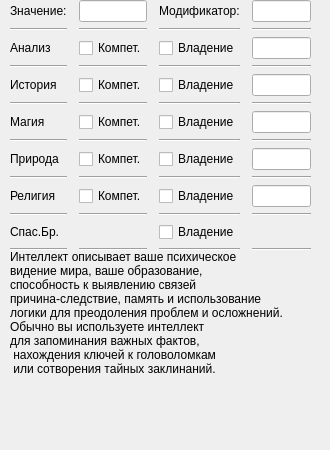
      <widget class="QWidget" name="characteristics_intellect">
       <attribute name="title">
        <string>Интеллект</string>
       </attribute>
       <widget class="QWidget" name="gridLayoutWidget_4">
        <property name="geometry">
         <rect>
          <x>0</x>
          <y>0</y>
          <width>311</width>
          <height>251</height>
         </rect>
        </property>
        <layout class="QGridLayout" name="gridLayout_4" columnstretch="0,0,0,0,0,0,0">
         <property name="leftMargin">
          <number>10</number>
         </property>
         <item row="4" column="6">
          <widget class="QLineEdit" name="history_field"/>
         </item>
         <item row="0" column="4">
          <widget class="QLabel" name="mod_intellect_labl">
           <property name="text">
            <string>Модификатор:</string>
           </property>
          </widget>
         </item>
         <item row="0" column="6">
          <widget class="QLineEdit" name="mod_intellect_field"/>
         </item>
         <item row="0" column="3">
          <widget class="Line" name="line_94">
           <property name="orientation">
            <enum>Qt::Horizontal</enum>
           </property>
          </widget>
         </item>
         <item row="2" column="4">
          <widget class="QCheckBox" name="analiz_checkboxhaving">
           <property name="text">
            <string>Владение</string>
           </property>
          </widget>
         </item>
         <item row="12" column="5">
          <widget class="Line" name="line_80">
           <property name="orientation">
            <enum>Qt::Horizontal</enum>
           </property>
          </widget>
         </item>
         <item row="12" column="0">
          <widget class="QLabel" name="save_giving_intellect_labl">
           <property name="text">
            <string>Спас.Бр.</string>
           </property>
          </widget>
         </item>
         <item row="3" column="1">
          <widget class="Line" name="line_92">
           <property name="orientation">
            <enum>Qt::Horizontal</enum>
           </property>
          </widget>
         </item>
         <item row="10" column="0">
          <widget class="QLabel" name="religion_labl">
           <property name="text">
            <string>Религия</string>
           </property>
          </widget>
         </item>
         <item row="3" column="0">
          <widget class="Line" name="line_105">
           <property name="orientation">
            <enum>Qt::Horizontal</enum>
           </property>
          </widget>
         </item>
         <item row="1" column="6">
          <widget class="Line" name="line_98">
           <property name="orientation">
            <enum>Qt::Horizontal</enum>
           </property>
          </widget>
         </item>
         <item row="5" column="6">
          <widget class="Line" name="line_84">
           <property name="orientation">
            <enum>Qt::Horizontal</enum>
           </property>
          </widget>
         </item>
         <item row="2" column="3">
          <widget class="Line" name="line_108">
           <property name="orientation">
            <enum>Qt::Horizontal</enum>
           </property>
          </widget>
         </item>
         <item row="11" column="0">
          <widget class="Line" name="line_115">
           <property name="orientation">
            <enum>Qt::Horizontal</enum>
           </property>
          </widget>
         </item>
         <item row="13" column="1">
          <widget class="Line" name="line_81">
           <property name="orientation">
            <enum>Qt::Horizontal</enum>
           </property>
          </widget>
         </item>
         <item row="2" column="5">
          <widget class="Line" name="line_93">
           <property name="orientation">
            <enum>Qt::Horizontal</enum>
           </property>
          </widget>
         </item>
         <item row="2" column="6">
          <widget class="QLineEdit" name="analiz_field"/>
         </item>
         <item row="3" column="4">
          <widget class="Line" name="line_109">
           <property name="orientation">
            <enum>Qt::Horizontal</enum>
           </property>
          </widget>
         </item>
         <item row="6" column="6">
          <widget class="QLineEdit" name="magic_field"/>
         </item>
         <item row="0" column="2">
          <widget class="QLineEdit" name="intellect_field"/>
         </item>
         <item row="1" column="1">
          <widget class="Line" name="line_114">
           <property name="orientation">
            <enum>Qt::Horizontal</enum>
           </property>
          </widget>
         </item>
         <item row="4" column="4">
          <widget class="QCheckBox" name="history_checkboxhaving">
           <property name="text">
            <string>Владение</string>
           </property>
          </widget>
         </item>
         <item row="5" column="2">
          <widget class="Line" name="line_78">
           <property name="orientation">
            <enum>Qt::Horizontal</enum>
           </property>
          </widget>
         </item>
         <item row="1" column="4">
          <widget class="Line" name="line_110">
           <property name="orientation">
            <enum>Qt::Horizontal</enum>
           </property>
          </widget>
         </item>
         <item row="4" column="0">
          <widget class="QLabel" name="history_labl">
           <property name="text">
            <string>История</string>
           </property>
          </widget>
         </item>
         <item row="12" column="3">
          <widget class="Line" name="line_96">
           <property name="orientation">
            <enum>Qt::Horizontal</enum>
           </property>
          </widget>
         </item>
         <item row="0" column="5">
          <widget class="Line" name="line_100">
           <property name="orientation">
            <enum>Qt::Horizontal</enum>
           </property>
          </widget>
         </item>
         <item row="3" column="6">
          <widget class="Line" name="line_87">
           <property name="orientation">
            <enum>Qt::Horizontal</enum>
           </property>
          </widget>
         </item>
         <item row="1" column="0">
          <widget class="Line" name="line_79">
           <property name="orientation">
            <enum>Qt::Horizontal</enum>
           </property>
          </widget>
         </item>
         <item row="4" column="2">
          <widget class="QCheckBox" name="history_checkbox">
           <property name="text">
            <string>Компет.</string>
           </property>
          </widget>
         </item>
         <item row="1" column="3">
          <widget class="Line" name="line_104">
           <property name="orientation">
            <enum>Qt::Horizontal</enum>
           </property>
          </widget>
         </item>
         <item row="0" column="1">
          <widget class="Line" name="line_107">
           <property name="orientation">
            <enum>Qt::Horizontal</enum>
           </property>
          </widget>
         </item>
         <item row="7" column="0">
          <widget class="Line" name="line_95">
           <property name="orientation">
            <enum>Qt::Horizontal</enum>
           </property>
          </widget>
         </item>
         <item row="1" column="5">
          <widget class="Line" name="line_85">
           <property name="orientation">
            <enum>Qt::Horizontal</enum>
           </property>
          </widget>
         </item>
         <item row="12" column="1">
          <widget class="Line" name="line_88">
           <property name="orientation">
            <enum>Qt::Horizontal</enum>
           </property>
          </widget>
         </item>
         <item row="5" column="0">
          <widget class="Line" name="line_101">
           <property name="orientation">
            <enum>Qt::Horizontal</enum>
           </property>
          </widget>
         </item>
         <item row="6" column="2">
          <widget class="QCheckBox" name="magic_checkbox">
           <property name="text">
            <string>Компет.</string>
           </property>
          </widget>
         </item>
         <item row="13" column="6">
          <widget class="Line" name="line_91">
           <property name="orientation">
            <enum>Qt::Horizontal</enum>
           </property>
          </widget>
         </item>
         <item row="13" column="2">
          <widget class="Line" name="line_103">
           <property name="orientation">
            <enum>Qt::Horizontal</enum>
           </property>
          </widget>
         </item>
         <item row="2" column="2">
          <widget class="QCheckBox" name="analiz_checkbox">
           <property name="text">
            <string>Компет.</string>
           </property>
          </widget>
         </item>
         <item row="3" column="2">
          <widget class="Line" name="line_97">
           <property name="orientation">
            <enum>Qt::Horizontal</enum>
           </property>
          </widget>
         </item>
         <item row="3" column="5">
          <widget class="Line" name="line_113">
           <property name="orientation">
            <enum>Qt::Horizontal</enum>
           </property>
          </widget>
         </item>
         <item row="6" column="4">
          <widget class="QCheckBox" name="magic_checkboxhaving">
           <property name="text">
            <string>Владение</string>
           </property>
          </widget>
         </item>
         <item row="1" column="2">
          <widget class="Line" name="line_86">
           <property name="orientation">
            <enum>Qt::Horizontal</enum>
           </property>
          </widget>
         </item>
         <item row="13" column="3">
          <widget class="Line" name="line_111">
           <property name="orientation">
            <enum>Qt::Horizontal</enum>
           </property>
          </widget>
         </item>
         <item row="7" column="2">
          <widget class="Line" name="line_82">
           <property name="orientation">
            <enum>Qt::Horizontal</enum>
           </property>
          </widget>
         </item>
         <item row="13" column="4">
          <widget class="Line" name="line_77">
           <property name="orientation">
            <enum>Qt::Horizontal</enum>
           </property>
          </widget>
         </item>
         <item row="7" column="6">
          <widget class="Line" name="line_83">
           <property name="orientation">
            <enum>Qt::Horizontal</enum>
           </property>
          </widget>
         </item>
         <item row="13" column="0">
          <widget class="Line" name="line_90">
           <property name="orientation">
            <enum>Qt::Horizontal</enum>
           </property>
          </widget>
         </item>
         <item row="3" column="3">
          <widget class="Line" name="line_99">
           <property name="orientation">
            <enum>Qt::Horizontal</enum>
           </property>
          </widget>
         </item>
         <item row="2" column="0">
          <widget class="QLabel" name="analiz_labl">
           <property name="text">
            <string>Анализ</string>
           </property>
          </widget>
         </item>
         <item row="7" column="4">
          <widget class="Line" name="line_106">
           <property name="orientation">
            <enum>Qt::Horizontal</enum>
           </property>
          </widget>
         </item>
         <item row="12" column="4">
          <widget class="QCheckBox" name="save_giving_intellect_checkboxhaving">
           <property name="text">
            <string>Владение</string>
           </property>
          </widget>
         </item>
         <item row="8" column="0">
          <widget class="QLabel" name="nature_labl">
           <property name="text">
            <string>Природа</string>
           </property>
          </widget>
         </item>
         <item row="5" column="4">
          <widget class="Line" name="line_102">
           <property name="orientation">
            <enum>Qt::Horizontal</enum>
           </property>
          </widget>
         </item>
         <item row="6" column="0">
          <widget class="QLabel" name="magic_labl">
           <property name="text">
            <string>Магия</string>
           </property>
          </widget>
         </item>
         <item row="2" column="1">
          <widget class="Line" name="line_89">
           <property name="orientation">
            <enum>Qt::Horizontal</enum>
           </property>
          </widget>
         </item>
         <item row="0" column="0">
          <widget class="QLabel" name="znachenie_intellect_labl">
           <property name="text">
            <string>Значение:</string>
           </property>
          </widget>
         </item>
         <item row="13" column="5">
          <widget class="Line" name="line_112">
           <property name="orientation">
            <enum>Qt::Horizontal</enum>
           </property>
          </widget>
         </item>
         <item row="9" column="0">
          <widget class="Line" name="line_116">
           <property name="orientation">
            <enum>Qt::Horizontal</enum>
           </property>
          </widget>
         </item>
         <item row="9" column="2">
          <widget class="Line" name="line_117">
           <property name="orientation">
            <enum>Qt::Horizontal</enum>
           </property>
          </widget>
         </item>
         <item row="11" column="2">
          <widget class="Line" name="line_118">
           <property name="orientation">
            <enum>Qt::Horizontal</enum>
           </property>
          </widget>
         </item>
         <item row="11" column="4">
          <widget class="Line" name="line_119">
           <property name="orientation">
            <enum>Qt::Horizontal</enum>
           </property>
          </widget>
         </item>
         <item row="9" column="4">
          <widget class="Line" name="line_120">
           <property name="orientation">
            <enum>Qt::Horizontal</enum>
           </property>
          </widget>
         </item>
         <item row="9" column="6">
          <widget class="Line" name="line_121">
           <property name="orientation">
            <enum>Qt::Horizontal</enum>
           </property>
          </widget>
         </item>
         <item row="11" column="6">
          <widget class="Line" name="line_122">
           <property name="orientation">
            <enum>Qt::Horizontal</enum>
           </property>
          </widget>
         </item>
         <item row="8" column="2">
          <widget class="QCheckBox" name="nature_checkbox">
           <property name="text">
            <string>Компет.</string>
           </property>
          </widget>
         </item>
         <item row="10" column="2">
          <widget class="QCheckBox" name="religion_checkbox">
           <property name="text">
            <string>Компет.</string>
           </property>
          </widget>
         </item>
         <item row="8" column="4">
          <widget class="QCheckBox" name="nature_checkboxhaving">
           <property name="text">
            <string>Владение</string>
           </property>
          </widget>
         </item>
         <item row="10" column="4">
          <widget class="QCheckBox" name="religion_checkboxhaving">
           <property name="text">
            <string>Владение</string>
           </property>
          </widget>
         </item>
         <item row="8" column="6">
          <widget class="QLineEdit" name="nature_field"/>
         </item>
         <item row="10" column="6">
          <widget class="QLineEdit" name="religion_field"/>
         </item>
        </layout>
       </widget>
       <widget class="QLabel" name="description_intellect_labl">
        <property name="geometry">
         <rect>
          <x>10</x>
          <y>250</y>
          <width>311</width>
          <height>191</height>
         </rect>
        </property>
        <property name="text">
         <string>Интеллект описывает ваше психическое
видение мира, ваше образование,
способность к выявлению связей
причина-следствие, память и использование
логики для преодоления проблем и осложнений.
Обычно вы используете интеллект
для запоминания важных фактов,
 нахождения ключей к головоломкам
 или сотворения тайных заклинаний.</string>
        </property>
        <property name="textFormat">
         <enum>Qt::PlainText</enum>
        </property>
        <property name="alignment">
         <set>Qt::AlignLeading|Qt::AlignLeft|Qt::AlignTop</set>
        </property>
       </widget>
      </widget>
